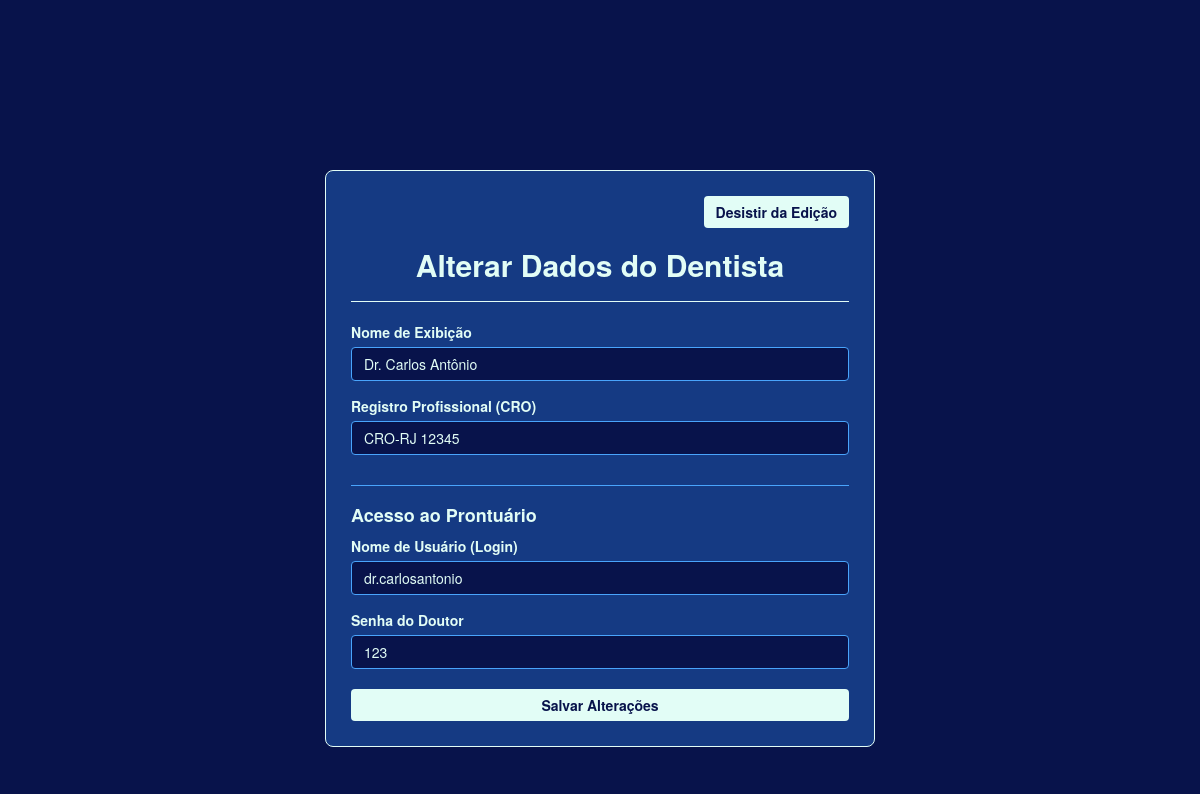
The page /editar_dentista/1 on the database as committed earlier.
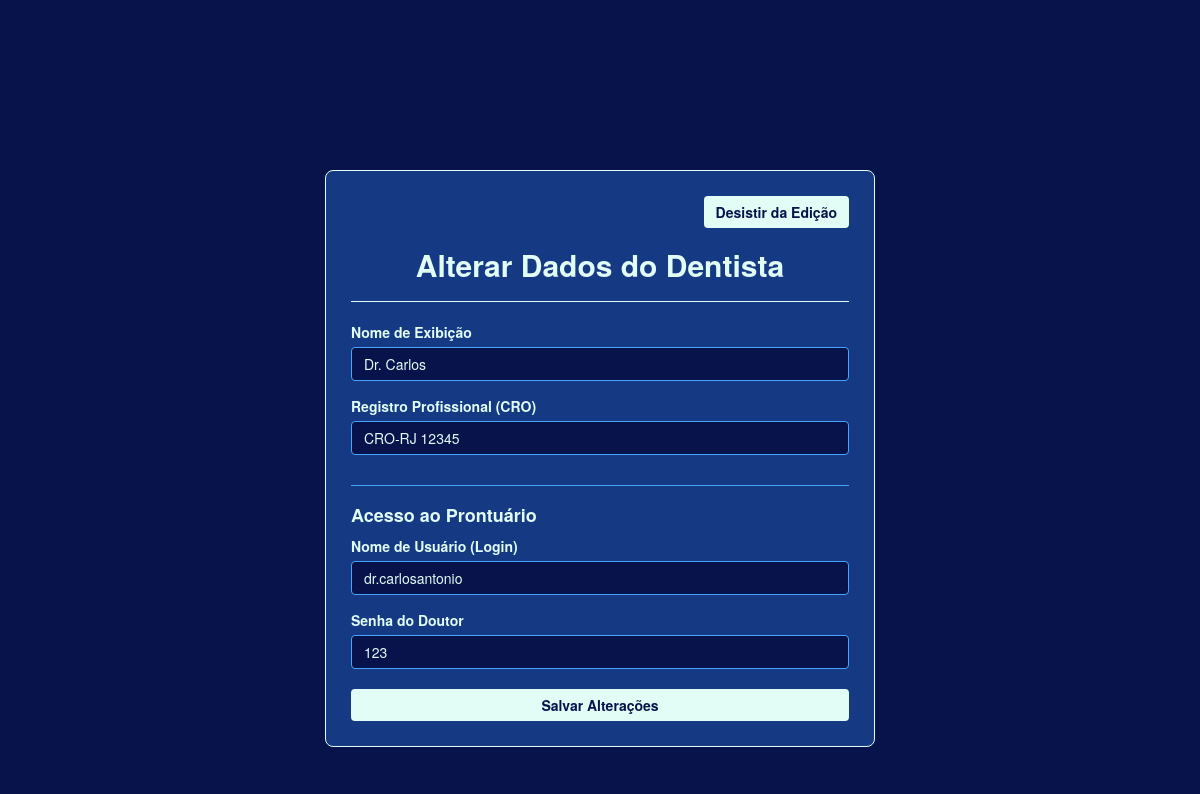
The same page on the database as committed later.
### tables this page shows
CREATE TABLE dentistas (
                        id INTEGER PRIMARY KEY AUTOINCREMENT,
                        nome TEXT NOT NULL,
                        cro TEXT NOT NULL,
                        usuario_login TEXT UNIQUE NOT NULL);

### app.py (the view, shortened to what this page needs)
@app.route('/editar_dentista/<int:id_dentista>', methods=['GET', 'POST'])
def editar_dentista(id_dentista):
    conn = conectar_banco()
    dentista_atual = conn.execute('SELECT * FROM dentistas WHERE id = ?', (id_dentista,)).fetchone()
    login_antigo = dentista_atual['usuario_login']
    usuario_db = conn.execute('SELECT senha FROM usuarios WHERE usuario = ?', (login_antigo,)).fetchone()
    senha_atual = usuario_db['senha'] if usuario_db else ''
    conn.close()
    return render_template('editar_dentista.html', dentista=dentista_atual, senha_atual=senha_atual)

### app.py (called while the page is built)
def conectar_banco():
    conn = sqlite3.connect(ARQUIVO_BANCO)
    conn.row_factory = sqlite3.Row
    return conn

### templates/editar_dentista.html (shortened to what this page needs)
<!DOCTYPE html>
<html lang="pt-BR">
<head>
    <link rel="stylesheet" href="https://stackpath.bootstrapcdn.com/bootstrap/3.4.1/css/bootstrap.min.css">
    <link rel="stylesheet" href="{{ url_for('static', filename='css/style.css') }}">
</head>
<body>
    <div class="container dashboard-container">
        <div class="row">
            <div class="col-md-6 col-md-offset-3">
                <div class="main-panel">
                    <div class="text-right mb-3" style="margin-bottom: 20px;">
                        <a href="{{ url_for('secretaria_dentistas') }}" class="btn btn-ouro">Desistir da Edição</a>
                    </div>
                    <h2 class="text-ouro text-center" style="margin-top: 0;">Alterar Dados do Dentista</h2>
                    <hr style="border-color: #e2fdf6;">
                    <form action="{{ url_for('editar_dentista', id_dentista=dentista.id) }}" method="POST">
                        <div class="form-group">
                            <label style="color: #e2fdf6;">Nome de Exibição</label>
                            <input type="text" class="form-control" name="nome" value="{{ dentista.nome }}" required style="background-color: #08134b; color: #e2fdf6; border: 1px solid #49a4fc;">
                        </div>
                        <div class="form-group">
                            <label style="color: #e2fdf6;">Registro Profissional (CRO)</label>
                            <input type="text" class="form-control" name="cro" value="{{ dentista.cro }}" required style="background-color: #08134b; color: #e2fdf6; border: 1px solid #49a4fc;">
                        </div>
                        <hr style="border-color: #49a4fc; margin-top: 30px;">
                        <h4 class="text-ouro">Acesso ao Prontuário</h4>
                        <div class="form-group">
                            <label style="color: #e2fdf6;">Nome de Usuário (Login)</label>
                            <input type="text" class="form-control" name="usuario_login" value="{{ dentista.usuario_login }}" required style="background-color: #08134b; color: #e2fdf6; border: 1px solid #49a4fc;">
                        </div>
                        <div class="form-group">
                            <label style="color: #e2fdf6;">Senha do Doutor</label>
                            <input type="text" class="form-control" name="senha_login" value="{{ senha_atual }}" required style="background-color: #08134b; color: #e2fdf6; border: 1px solid #49a4fc;">
                        </div>
                        <button type="submit" class="btn btn-ouro btn-block" style="margin-top: 20px;">Salvar Alterações</button>
                    </form>
                </div>
            </div>
        </div>
    </div>
</body>
</html>

Rows that differ between the two databases and show on the page:
changed dentistas "CRO-RJ 12345": nome "Dr. Carlos Antônio" → "Dr. Carlos"
